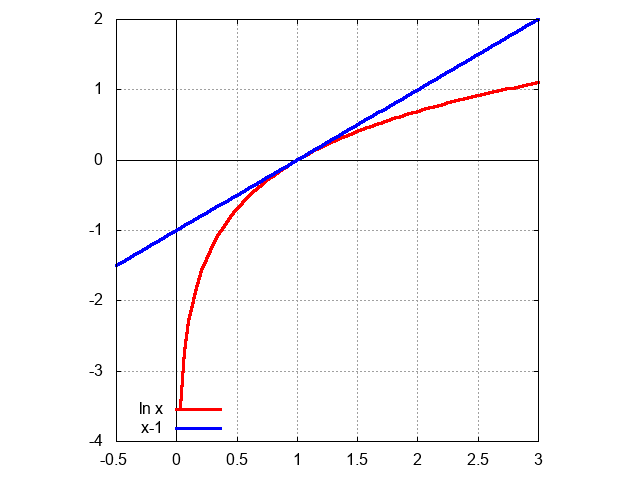

This chart was generated by the following gnuplot code:
reset
set terminal png
set output "lognep.png"
set grid
set size square
set style line 1 lt 1 lw 3 pt 3 linecolor rgb "red"
set style line 2 lt 1 lw 3 pt 3 linecolor rgb "blue"
set key left bottom
set yzeroaxis lt -1
set xzeroaxis lt -1
plot [-0.5:3] log(x) w l ls 1 title "ln x", x-1 w l ls 2 title "x-1"
